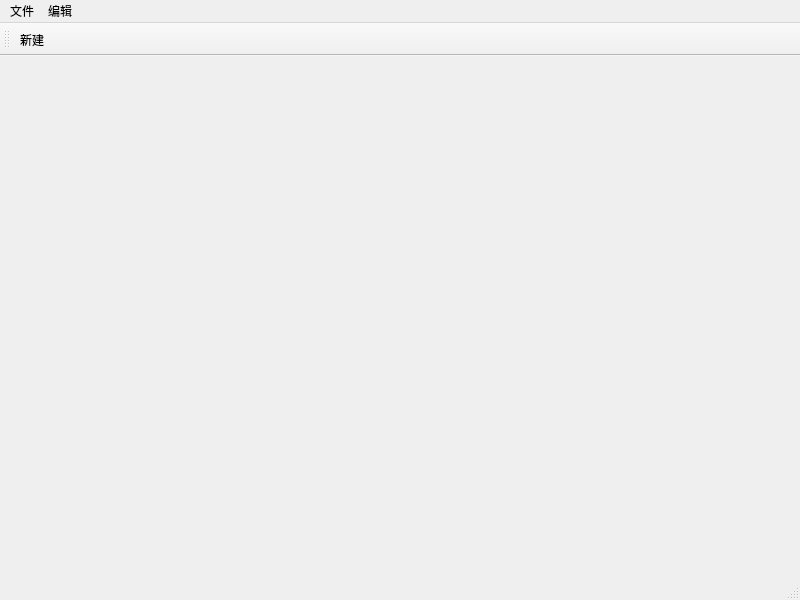
<?xml version="1.0" encoding="UTF-8"?>
<ui version="4.0">
 <class>MainWindow</class>
 <widget class="QMainWindow" name="MainWindow">
  <property name="geometry">
   <rect>
    <x>0</x>
    <y>0</y>
    <width>800</width>
    <height>600</height>
   </rect>
  </property>
  <property name="windowTitle">
   <string>MainWindow</string>
  </property>
  <widget class="QWidget" name="centralwidget"/>
  <widget class="QMenuBar" name="menubar">
   <property name="geometry">
    <rect>
     <x>0</x>
     <y>0</y>
     <width>800</width>
     <height>23</height>
    </rect>
   </property>
   <widget class="QMenu" name="menu">
    <property name="title">
     <string>文件</string>
    </property>
    <addaction name="actionnew"/>
   </widget>
   <widget class="QMenu" name="menu_2">
    <property name="title">
     <string>编辑</string>
    </property>
   </widget>
   <addaction name="menu"/>
   <addaction name="menu_2"/>
  </widget>
  <widget class="QStatusBar" name="statusbar"/>
  <widget class="QToolBar" name="toolBar">
   <property name="windowTitle">
    <string>toolBar</string>
   </property>
   <attribute name="toolBarArea">
    <enum>TopToolBarArea</enum>
   </attribute>
   <attribute name="toolBarBreak">
    <bool>false</bool>
   </attribute>
   <addaction name="actionnew"/>
  </widget>
  <action name="actionnew">
   <property name="text">
    <string>新建</string>
   </property>
  </action>
 </widget>
 <resources/>
 <connections/>
</ui>
